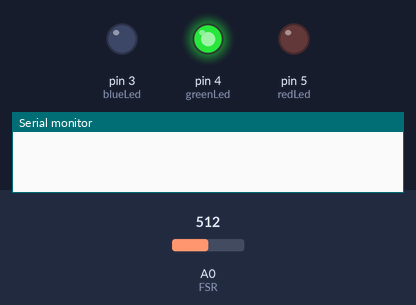
Bench run of a sketch on a simulated Arduino Uno, built with avr-gcc and run on an emulated ATmega328P. On the bench: output pins drawn as LEDs (lit = HIGH), the last lines printed to the serial monitor. The inputs (shaded band) are chosen by the test bench; at power-on: A0 (FSR) = 512.

Above: at 1.2 s.
1.3 s: A0 (FSR) set to 449
2.8 s: A0 (FSR) set to 435
At 3.9 s:
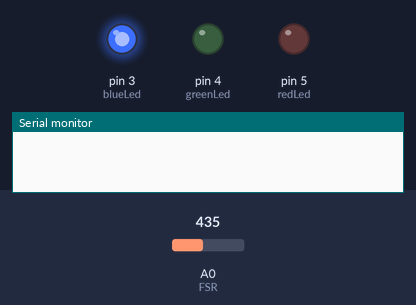
4.3 s: A0 (FSR) set to 184
5.8 s: A0 (FSR) set to 166
At 6.6 s:
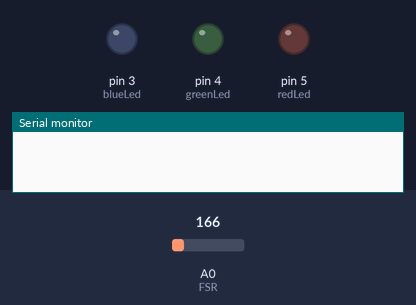
7.3 s: A0 (FSR) set to 900
At 8.0 s:
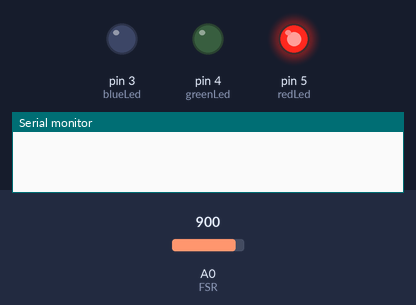
8.8 s: A0 (FSR) set to 943
11.5 s: A0 (FSR) set to 969
At 11.9 s:
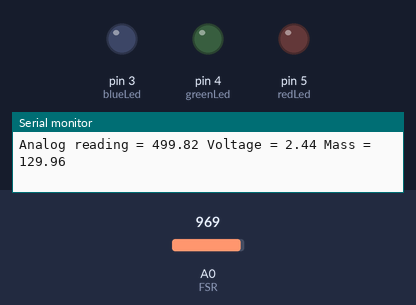
Timing chart, 0 to 14.0 s (numbered marks = the images above; inputs shaded):
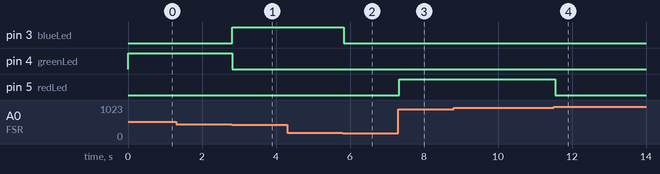

The sketch:

FSR_Code.ino
```cpp
int FSR = 0;
int redLed = 5;
int greenLed = 4;
int blueLed= 3;
int fsrRead;
float voltage;
float t2;
float t1;
float T;
float sum=0.0f;
void setup() {


  Serial.begin(9600);
  t1=millis();


  pinMode(redLed, OUTPUT);
  pinMode(greenLed, OUTPUT);
  pinMode(blueLed, OUTPUT);
  // initialize the led pins as an output

}


float predict(float v){
  return 13.8 * exp(.918*v);
}


void loop() {

// The commented code below was to find
  t2=millis();//the aveage voltage detected in one minute
  if(t2-t1>=10000-50 && t2-t1<=10000+50 ){

    Serial.print("Analog reading = ");
Serial.print(sum/100.0);
//prints analog value from sensor


Serial.print(" Voltage = ");
Serial.print(T/100.0);
//prints voltage from sensor


Serial.print(" Mass = ");
Serial.println(predict(T/100.0));
//prints predicted mass of object
  }
fsrRead = analogRead(FSR);
//reads analog value of sensor
sum+=fsrRead;
voltage = (fsrRead/1023.0)*5.0;
//converts analog data to voltage


  if (predict(voltage)>=500 && predict(voltage)<=1000){
    digitalWrite(redLed,HIGH);
     digitalWrite(greenLed,LOW);
    digitalWrite(blueLed,LOW);
  }
  else if (predict(voltage)>100 && predict(voltage)<500){
    digitalWrite(greenLed,HIGH);
    digitalWrite(redLed,LOW);
    digitalWrite(blueLed,LOW);
  }
  else if (predict(voltage)<=100 && predict(voltage)>=30){
  digitalWrite(blueLed,HIGH);
   digitalWrite(redLed,LOW);
    digitalWrite(greenLed,LOW);
  }
  else{
    digitalWrite(redLed,LOW);
    digitalWrite(greenLed,LOW);
    digitalWrite(blueLed,LOW);
  }
// Detirmines Which LED
  delay(100);
  //LEDBright = map(fsrRead,0,1023,0,255);
  T+=voltage;


}
```

Measured:
- the behaviour switches between 442 and 441 on A0 (FSR) (found by bisection; images 0 and 1)
- the behaviour switches between 174 and 173 on A0 (FSR) (found by bisection; images 1 and 2)
- the behaviour switches between 954 and 955 on A0 (FSR) (found by bisection; images 3 and 4)
- after the input at 1.3 s, every drawn part: stays the same
- after the input at 2.8 s, pin 3 (blueLed): LOW → HIGH at once; pin 4 (greenLed): HIGH → LOW at once
- after the input at 4.3 s, every drawn part: stays the same
- after the input at 5.8 s, pin 3 (blueLed): HIGH → LOW at once
- after the input at 7.3 s, pin 5 (redLed): LOW → HIGH at once
- after the input at 11.5 s, pin 5 (redLed): HIGH → LOW after 0.05 s
